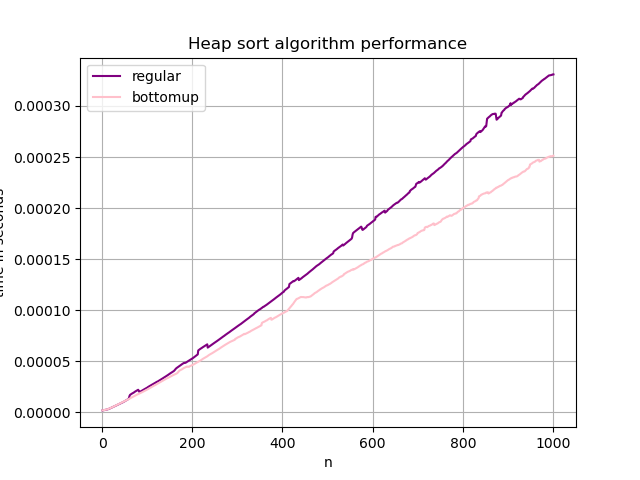

Write the Python code that produced this figure.
'''
CH-231-A
a6_p2.cpp
Timofei Podkorytov
[email redacted]
[email redacted]
'''

'''
In this section we plot the data on a graph
'''
file=open("out.txt")
data=file.readlines()#opening the file
title = "Heap sort algorithm performance"
plt.title(title)
labels=["regular", "bottomup"]#labels for graphs and table
colors=["purple", "pink"]
i=0
#we plot the data on a graph
smooth=10#this is needed to get rid of the noise/smooth the data
for line in data:#here we extract the actual data
    row=[float(el) for el in line.split()]
    print(len(row))
    rowsmooth=[]
    for j in range(len(row)):#here i make the graph less noisy and more smooth
        if j<smooth:#corner cases when close to the ends of the list
            rowsmooth.append(sum(row[:j+smooth+1])/len(row[:j+smooth+1]))
        elif j>len(row)-smooth:
            rowsmooth.append(sum(row[j-smooth:])/len(row[j-smooth:]))
        else:#we basically avergae elementd around the index
            rowsmooth.append(sum(row[j-smooth:j+smooth+1])/len(row[j-smooth:j+smooth+1]))
    x=np.linspace(1,len(row)+1, len(row))#create an arguement
    #plt.plot(x,np.array(row), label=labels[i], color="red")-not smoothed
    plt.plot(x,np.array(rowsmooth), label=labels[i], color=colors[i])
    i+=1
#we add some detials to the graph
plt.xlabel("n")
plt.ylabel("time in seconds")
plt.grid()
plt.legend()
plt.savefig("graph.png")#save the file
file.close()#close the file


